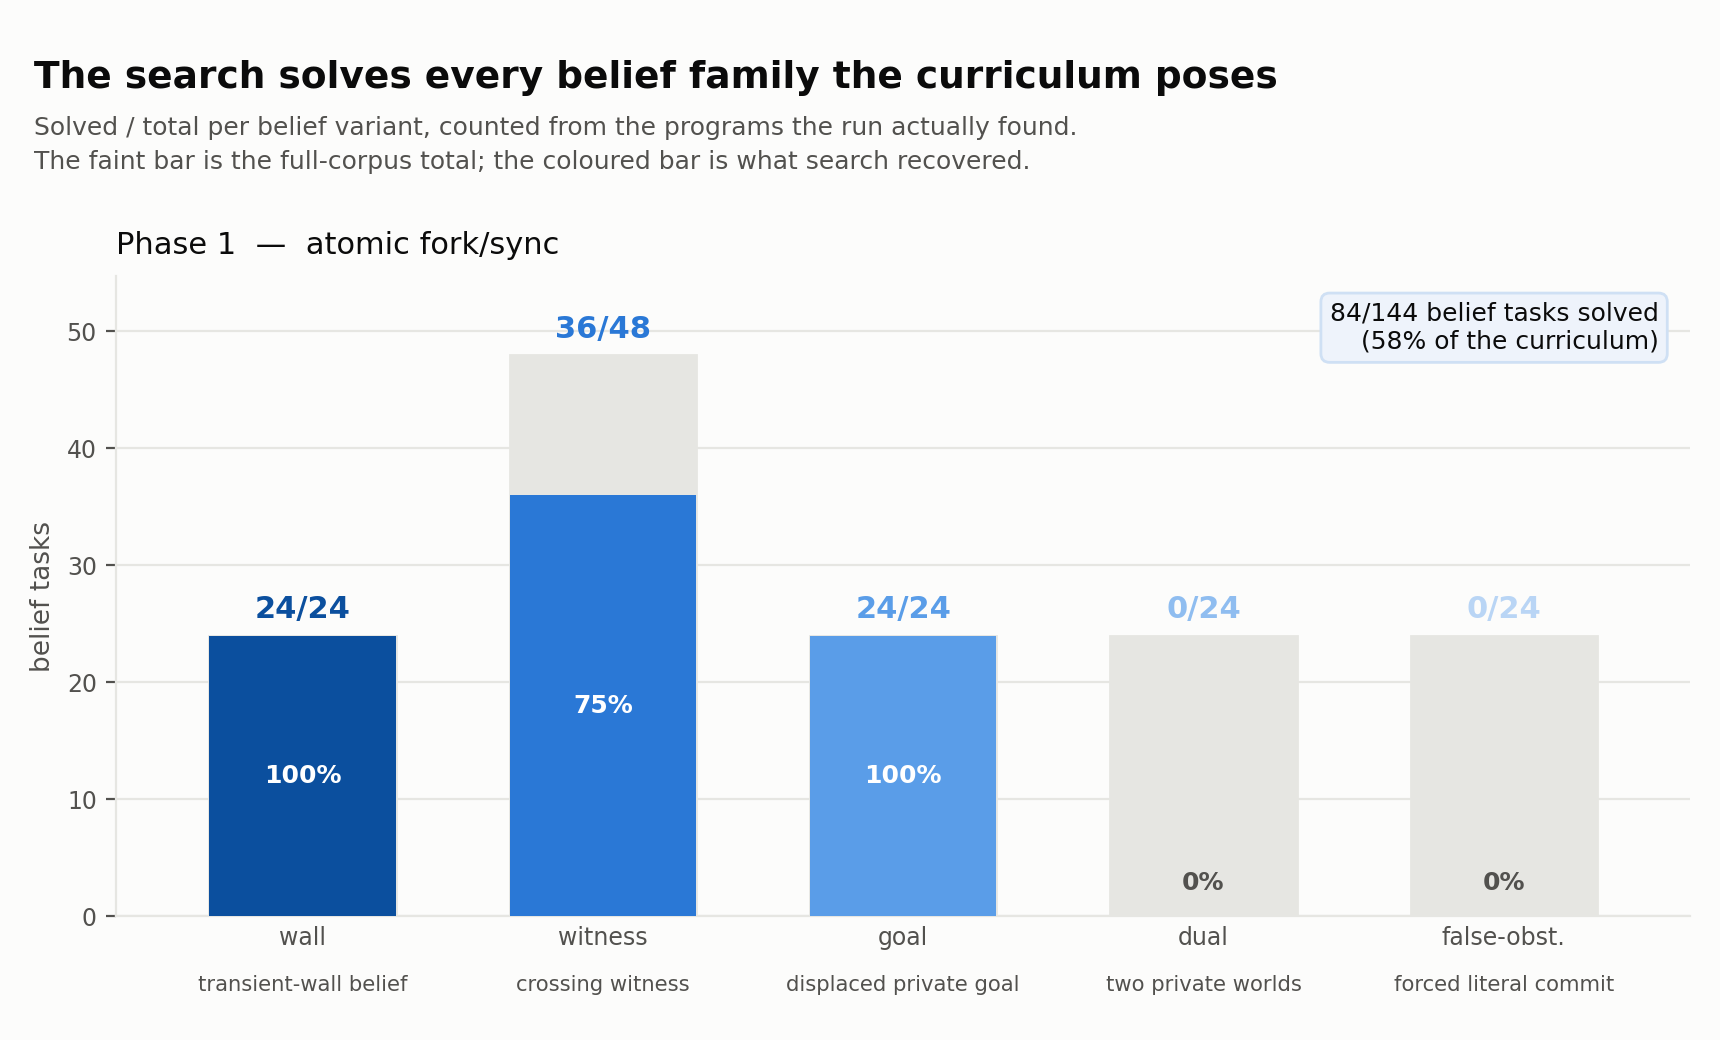

This figure's Python source:
"""Belief solve-rate figure (phases 1-2): solved / total per belief variant.

`solve_dynamics.py` charts WHEN belief becomes reachable (the S-curve) and `corpus_dl.py`
charts the compression it buys.  This script asks the flatter, prior question: of the five
belief families the curriculum poses — goal-displacement / two-observer / wall / witness /
false-obstacle — HOW MANY did the search actually solve?  It is the honest denominator behind every later belief
claim: a bar per variant, its solved height against the full-corpus total.

  goal      (belief_goal)      — the agent chases a privately-displaced goal (the trunk).
  observers (belief_observers) — two agents, one goal, one grid: only one gets a model.
  wall      (belief_wall)      — plain transient-wall belief; the transient-wall rival
                                 reproduces the whole scene, so MDL is the discriminator.
  witness   (belief_witness)   — a crossing witness rules the transient-wall rival out.
  false-obst(belief_false_obstacle) — a real wall forces the literal agency commit.

The bar heights are DERIVED FROM AN ACTUAL RUN, not ground truth.  `experiment.run_phase`
(phase1.py / phase2.py) writes `phase{1,2}_run[.smoke].json` — the programs enumeration
actually FOUND, keyed by task matrix.  We rebuild the exact phase corpus with
`mdl_margin.build_corpus` (same sizes/seeds as the run), label each belief task by
`tasks.belief_variant`, and count a variant's task as SOLVED iff its matrix key is in
the run's `sols`.  So a bar that falls short of its total is a task the search missed, not
an artefact of reconstruction.

    # 1. produce a run (slow; HPC): its output is the artifact we consume
    python phase1.py                     -> phase1_run.json
    python phase2.py                     -> phase2_run.json
    # 2. build the solve-rate figure
    python belief_solved.py              phase 1 (reads phase1_run.json)
    python belief_solved.py --decomposed phase 2 (reads phase2_run.json)
    python belief_solved.py --both       phases 1 and 2, one JSON each, one PNG
    python belief_solved.py --smoke      use the .smoke run artifacts
    python belief_solved.py --run PATH   consume a specific run artifact
    python belief_solved.py --no-plot    recompute the JSON only
    python belief_solved.py out.png      choose the figure path

Writes belief_solved[.decomposed].json and belief_solved.png/.pdf.
"""

import sys
import json

from ecd import mat_key_id
from tasks import belief_variant
from mdl_margin import build_corpus


# ── belief variants (the bars) — same fine labels as tasks.belief_variant ───────
VAR_ORDER = ['belief_goal', 'belief_observers', 'belief_wall', 'belief_witness',
             'belief_false_obstacle']
VAR_LABEL = {
    'belief_goal':    'goal',
    'belief_observers': 'observers',
    'belief_wall':    'wall',
    'belief_witness': 'witness',
    'belief_false_obstacle': 'false-obst.',
}
VAR_SUB = {
    'belief_goal':    'displaced private goal',
    'belief_observers': 'one believer, one bystander',
    'belief_wall':    'transient-wall belief',
    'belief_witness': 'crossing witness',
    'belief_false_obstacle': 'forced literal commit',
}
# tints of the belief blue: all belief, subtypes (deep → light).
VAR_COLOR = {
    'belief_goal':    '#0b4f9e',
    'belief_observers': '#2a78d6',
    'belief_wall':    '#5a9de8',
    'belief_witness': '#8fbdf0',
    'belief_false_obstacle': '#b9d5f5',
}
INK, MUTED, GRID, BG = '#0b0b0b', '#52514e', '#e6e6e2', '#fcfcfb'
MISS = '#e6e6e2'        # the unsolved remainder (light neutral, drawn behind the solved bar)


# ── data loading: a phase run artifact (the found programs, keyed by task matrix) ─────
def _load_run(decomposed, smoke, run_path):
    if run_path is None:
        run_path = f"phase{2 if decomposed else 1}_run{'.smoke' if smoke else ''}.json"
    try:
        with open(run_path) as f:
            art = json.load(f)
    except FileNotFoundError:
        raise SystemExit(
            f"no run artifact '{run_path}' — run "
            f"`python phase{2 if decomposed else 1}.py{' --smoke' if smoke else ''}` first "
            f"(it writes the *_run.json the found programs live in).")
    if bool(art.get('decomposed')) != bool(decomposed):
        raise SystemExit(f"{run_path} is a phase {2 if art.get('decomposed') else 1} run, "
                         f"but this invocation is phase {2 if decomposed else 1}.")
    return art, run_path


# ── the count ─────────────────────────────────────────────────────────────────────────
def compute(decomposed, smoke, run_path):
    """Rebuild the phase corpus, then per belief variant count solved / total against a
    run's found programs.  A task is solved iff its matrix key is in the run's `sols`."""
    art, run_path = _load_run(decomposed, smoke, run_path)
    solved_keys = set(art['sols'])
    tasks = build_corpus(smoke, decomposed=decomposed)

    per = {v: {'total': 0, 'solved': 0} for v in VAR_ORDER}
    for x, m in tasks:
        if m['kind'] != 'belief':
            continue
        v = belief_variant(m)
        per[v]['total'] += 1
        if mat_key_id(x) in solved_keys:
            per[v]['solved'] += 1

    for v in VAR_ORDER:
        t, s = per[v]['total'], per[v]['solved']
        per[v]['rate'] = (s / t) if t else 0.0

    tot_total = sum(per[v]['total'] for v in VAR_ORDER)
    tot_solved = sum(per[v]['solved'] for v in VAR_ORDER)
    return {
        'phase':      2 if decomposed else 1,
        'decomposed': decomposed,
        'smoke':      bool(smoke),
        'source':     run_path,
        'per_variant': per,
        'total':      tot_total,
        'solved':     tot_solved,
        'rate':       (tot_solved / tot_total) if tot_total else 0.0,
    }


def run(decomposed=False, smoke=False, run_path=None):
    phase = 2 if decomposed else 1
    print(f"\n{'='*72}\nBELIEF SOLVE-RATE — phase {phase} "
          f"({'decomposed' if decomposed else 'atomic'} fork/sync){' [smoke]' if smoke else ''}"
          f"\n{'='*72}")
    out = compute(decomposed, smoke, run_path)
    for v in VAR_ORDER:
        p = out['per_variant'][v]
        bar = '#' * round(20 * p['rate'])
        print(f"  {VAR_LABEL[v].replace(chr(10), ' '):20s} "
              f"{p['solved']:>3}/{p['total']:<3} ({p['rate']*100:5.1f}%)  {bar}")
    print(f"  {'ALL belief':20s} {out['solved']:>3}/{out['total']:<3} "
          f"({out['rate']*100:5.1f}%)")
    path = f"belief_solved{'.decomposed' if decomposed else ''}.json"
    with open(path, 'w') as f:
        json.dump(out, f, indent=1)
    print(f"  wrote {path}")
    return out


# ── plotting ──────────────────────────────────────────────────────────────────────────
def _panel(ax, d):
    "One bar per variant: full-height total (faint) with the solved count overlaid."
    xs = list(range(len(VAR_ORDER)))
    totals = [d['per_variant'][v]['total'] for v in VAR_ORDER]
    solved = [d['per_variant'][v]['solved'] for v in VAR_ORDER]
    ymax = max(totals + [1])

    for i, v in enumerate(VAR_ORDER):
        t, s = totals[i], solved[i]
        # faint full-height total, then the solved bar on top of it
        ax.bar(i, t, width=0.62, color=MISS, edgecolor=GRID, lw=1, zorder=2)
        ax.bar(i, s, width=0.62, color=VAR_COLOR[v], edgecolor='none', zorder=3)
        # count label above the bar, sub-label of the variant meaning below the axis
        ax.text(i, t + ymax * 0.02, f"{s}/{t}", ha='center', va='bottom',
                color=VAR_COLOR[v], fontsize=11, fontweight='bold', zorder=5)
        pct = d['per_variant'][v]['rate'] * 100
        ax.text(i, max(s * 0.5, ymax * 0.06), f"{pct:.0f}%", ha='center', va='center',
                color='white' if s > ymax * 0.12 else MUTED, fontsize=9,
                fontweight='bold', zorder=5)
        ax.text(i, -ymax * 0.105, VAR_SUB[v], ha='center', va='top', color=MUTED,
                fontsize=7.6, zorder=5)

    ax.set_xticks(xs)
    ax.set_xticklabels([VAR_LABEL[v] for v in VAR_ORDER], fontsize=10, color=INK)
    ax.tick_params(axis='x', length=0)
    ax.set_xlim(-0.62, len(VAR_ORDER) - 0.38)
    ax.set_ylim(0, ymax * 1.14)
    ax.set_ylabel('belief tasks', fontsize=9.5, color=MUTED)
    ax.grid(True, axis='y', color=GRID, lw=0.8, zorder=0)
    ax.set_axisbelow(True)
    for s_ in ('top', 'right'):
        ax.spines[s_].set_visible(False)
    for s_ in ('left', 'bottom'):
        ax.spines[s_].set_color(GRID)
    ax.tick_params(colors=MUTED, labelsize=8.5)

    # overall solve-rate chip, top-right
    ax.text(0.98, 0.96, f"{d['solved']}/{d['total']} belief tasks solved\n"
                        f"({d['rate']*100:.0f}% of the curriculum)",
            transform=ax.transAxes, fontsize=9, color=INK, ha='right', va='top', zorder=6,
            bbox=dict(boxstyle='round,pad=0.35', fc='#eef3fb', ec='#cfe0f4', lw=1))


def plot(datasets, out_path='belief_solved.png'):
    import matplotlib
    matplotlib.use('Agg')
    import matplotlib.pyplot as plt

    n = len(datasets)
    fig, axes = plt.subplots(1, n, figsize=(6.0 * n + 2.6, 5.2), squeeze=False)
    fig.patch.set_facecolor(BG)
    for col, d in enumerate(datasets):
        kind = 'atomic fork/sync' if not d['decomposed'] else 'decomposed plumbing'
        ax = axes[0, col]
        ax.set_facecolor(BG)
        ax.set_title(f"Phase {d['phase']}  —  {kind}", fontsize=11, color=INK,
                     loc='left', pad=8)
        _panel(ax, d)

    top = 1 - 1.0 / fig.get_figheight()
    fig.tight_layout(rect=[0, 0, 1, top])
    fig.text(0.02, 1 - 0.30 / fig.get_figheight(),
             'The search solves every belief family the curriculum poses',
             fontsize=13.5, fontweight='bold', color=INK, ha='left', va='top')
    fig.text(0.02, 1 - 0.58 / fig.get_figheight(),
             'Solved / total per belief variant, counted from the programs the run actually '
             'found.\nThe faint bar is the full-corpus total; the coloured bar is what '
             'search recovered.',
             fontsize=9, color=MUTED, ha='left', va='top', linespacing=1.5)

    for ext in ({out_path, out_path.rsplit('.', 1)[0] + '.pdf'}):
        fig.savefig(ext, dpi=200, facecolor=fig.get_facecolor())
        print(f"wrote {ext}")


# ── CLI ───────────────────────────────────────────────────────────────────────────────
def main(argv):
    smoke = '--smoke' in argv
    both = '--both' in argv
    no_plot = '--no-plot' in argv
    run_path = argv[argv.index('--run') + 1] if '--run' in argv else None
    out_path = next((a for a in argv[1:] if a.endswith('.png')), 'belief_solved.png')

    if both:
        if run_path is not None:
            sys.exit("--run names a single phase artifact; drop --both or run each phase "
                     "separately with its own --run.")
        datasets = [run(decomposed=False, smoke=smoke),
                    run(decomposed=True, smoke=smoke)]
    else:
        decomposed = '--decomposed' in argv
        datasets = [run(decomposed=decomposed, smoke=smoke, run_path=run_path)]

    if not no_plot:
        plot(datasets, out_path)


if __name__ == '__main__':
    main(sys.argv)
